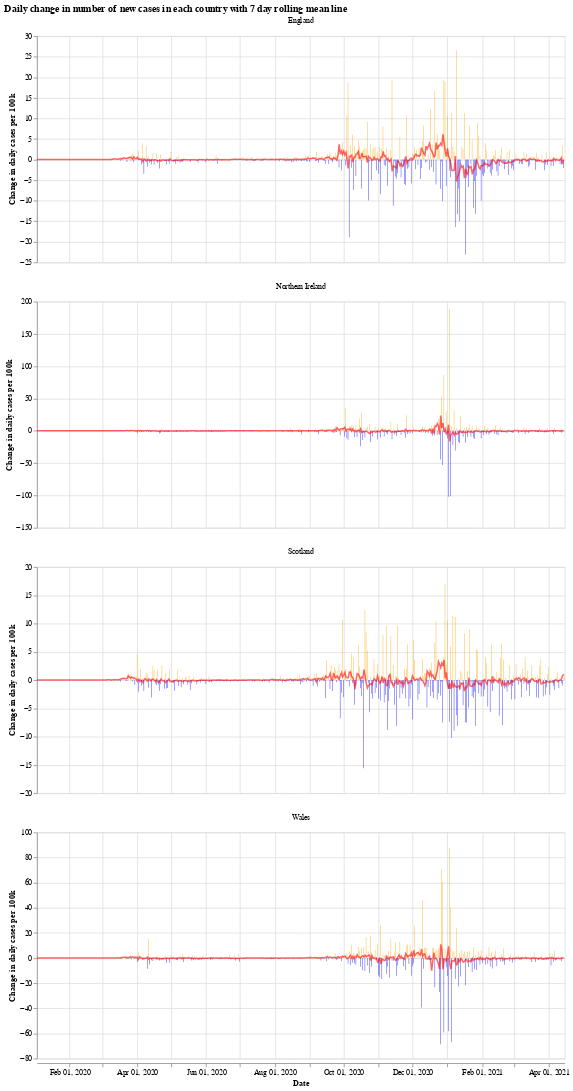

Here is the notebook cell this chart was saved with:
### Markdown cell above
We will use the Python library `Altair` for visualising the data, see the [altair docs](https://altair-viz.github.io/) for more information.

First we have a graph which shows the daily change in the number of new cases for each country. This number jumps up and down all over the place, which is likely due to delay in reporting of new cases over the weekend. Another interesting thing is that it looks like the daily cases in Wales experienced a much shorter period of calm over the summer (calm in the sense of daily cases not jumping up and down).

The orange bars are days when the number of new cases (per 100k population) was more than the previous day, while the blue are days when the number of new cases dropped. The red line is the 7 day moving average. 

When the moving average line is below 0, it means that there is a consistent drop in new cases. We can see this clearly happening around the times that lockdowns were introduced (though, to varying degrees). I will update the graphs soon with a marker of when each lockdown started.

### Code cell
# collapse
import altair as alt

bars = alt.Chart(uk_cases).mark_bar().encode(
    x=alt.X("yearmonthdate(date):T", axis=alt.Axis(title='Date')),
    y=alt.Y("casesChangeRate:Q", axis=alt.Axis(title='Change in daily cases per 100k')),
    tooltip='casesChange',
    color=alt.condition(
        alt.datum.casesChangeRate > 0,
        alt.value("orange"),  # The positive color
        alt.value("blue")  # The negative color
    )
).properties(title='Daily change in number of new cases with 7 day rolling mean',width=700).interactive()

line = alt.Chart(uk_cases).mark_line(
    color='red',
    size=2,
    opacity=0.6
).transform_window(
    rolling_mean='mean(casesChangeRate)',
    frame=[0, 7],
    groupby=['areaName']
).encode(
    x='yearmonthdate(date):T',
    y='rolling_mean:Q'
)

alt.layer(bars, line, data=uk_cases).facet(alt.Column(
    'areaName', title=''), columns=1).resolve_scale(y='independent').properties(title='Daily change in number of new cases in each country with 7 day rolling mean line')

### Figure 1 — Vega-Lite specification as saved in the notebook (floating-point values rounded to 4 significant figures; data arrays with more than 128 entries replaced by an {"elided": "..."} marker saying what was removed)
{"config": {"view": {"continuousWidth": 400, "continuousHeight": 300}}, "data": {"name": "data-a3004fa1b8cb019bb06740faf042aac2"}, "facet": {"type": "nominal", "field": "areaName", "title": ""}, "spec": {"layer": [{"mark": "bar", "encoding": {"color": {"condition": {"value": "orange", "test": "(datum.casesChangeRate > 0)"}, "value": "blue"}, "tooltip": {"type": "quantitative", "field": "casesChange"}, "x": {"type": "temporal", "axis": {"title": "Date"}, "field": "date", "timeUnit": "yearmonthdate"}, "y": {"type": "quantitative", "axis": {"title": "Change in daily cases per 100k"}, "field": "casesChangeRate"}}, "selection": {"selector001": {"type": "interval", "bind": "scales", "encodings": ["x", "y"]}}, "title": "Daily change in number of new cases with 7 day rolling mean", "width": 700}, {"mark": {"type": "line", "color": "red", "opacity": 0.6, "size": 2}, "encoding": {"x": {"type": "temporal", "field": "date", "timeUnit": "yearmonthdate"}, "y": {"type": "quantitative", "field": "rolling_mean"}}, "transform": [{"window": [{"op": "mean", "field": "casesChangeRate", "as": "rolling_mean"}], "frame": [0, 7], "groupby": ["areaName"]}]}]}, "columns": 1, "resolve": {"scale": {"y": "independent"}}, "title": "Daily change in number of new cases in each country with 7 day rolling mean line", "$schema": "https://vega.github.io/schema/vega-lite/v4.8.1.json", "datasets": {"data-a3004fa1b8cb019bb06740faf042aac2": {"elided": "1872 records"}}}
